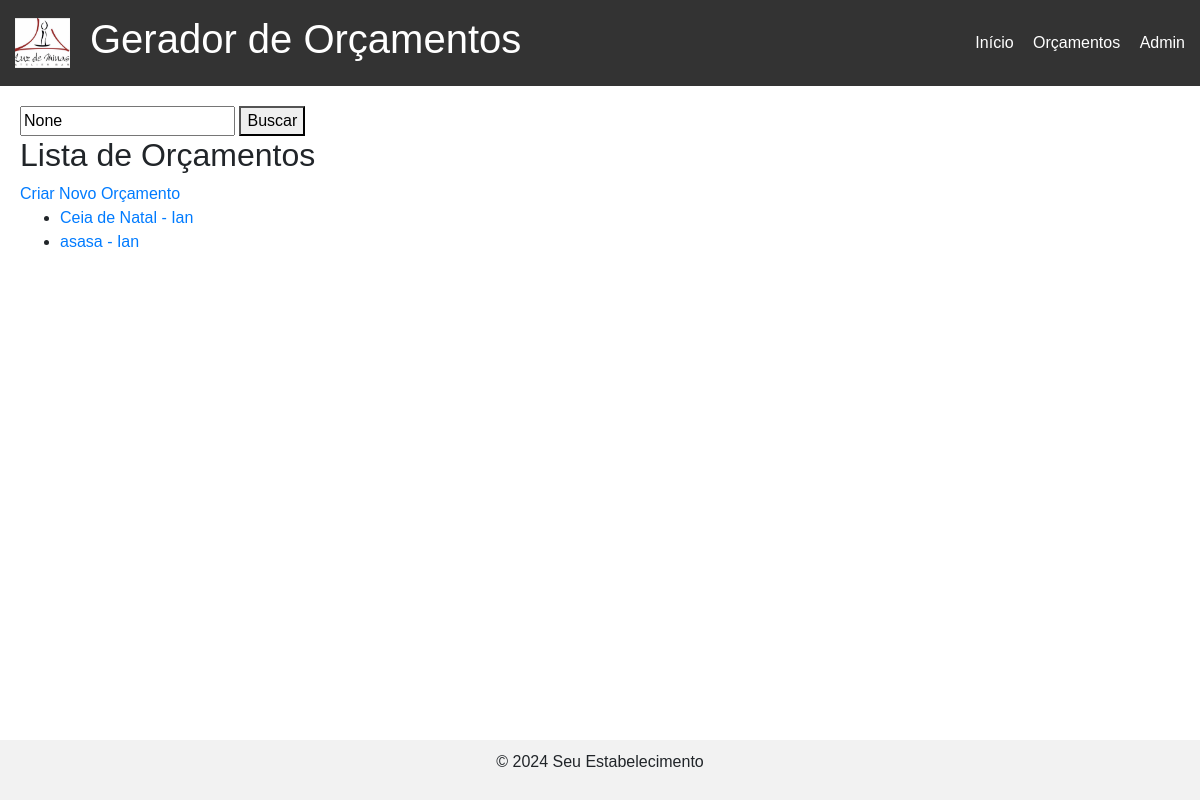
/orcamentos/ (signed in), run on the app's committed database.
### orcamentos/models.py (models this page shows, shortened)
class Orcamento(models.Model):
    cliente = models.ForeignKey(Cliente, on_delete=models.CASCADE)
    data_criacao = models.DateTimeField(auto_now_add=True)
    titulo = models.CharField(max_length=200)
    produtos_servicos = models.ManyToManyField(ProdutoServico, through="OrcamentoItem")

class Cliente(models.Model):
    nome = models.CharField(max_length=100)
    email = models.EmailField()
    telefone = models.CharField(max_length=20)
    endereco = models.TextField()

### orcamentos/views.py (the view)
# urls.py: path("orcamentos/", views.lista_orcamentos, name="lista_orcamentos"),
@login_required
def lista_orcamentos(request):
    query = request.GET.get("q")
    if query:
        orcamentos = Orcamento.objects.filter(
            Q(titulo__icontains=query) | Q(cliente__nome__icontains=query)
        )
    else:
        orcamentos = Orcamento.objects.all()
    return render(
        request,
        "orcamentos/lista_orcamentos.html",
        {"orcamentos": orcamentos, "query": query},
    )

### orcamentos/templates/orcamentos/lista_orcamentos.html
{% extends 'orcamentos/base.html' %}
{% block content %}
<form method="get">
    <input type="text" name="q" placeholder="Buscar orçamentos..." value="{{ query }}">
    <button type="submit">Buscar</button>
</form>
    <h2>Lista de Orçamentos</h2>
    <a href="{% url 'orcamentos:criar_orcamento' %}">Criar Novo Orçamento</a>
    <ul>
        {% for orcamento in orcamentos %}
            <li>
                <a href="{% url 'orcamentos:detalhe_orcamento' orcamento.id %}">
                    {{ orcamento.titulo }} - {{ orcamento.cliente.nome }}
                </a>
            </li>
        {% empty %}
            <li>Nenhum orçamento encontrado.</li>
        {% endfor %}
    </ul>
{% endblock %}

### orcamentos/static/orcamentos/css/styles.css (style rules this page uses)
body { font-family: Arial, sans-serif; margin: 0; padding: 0; }

### data on the page
Orcamento: titulo "Ceia de Natal", cliente.nome "Ian"
Orcamento: titulo "asasa", cliente.nome "Ian"
